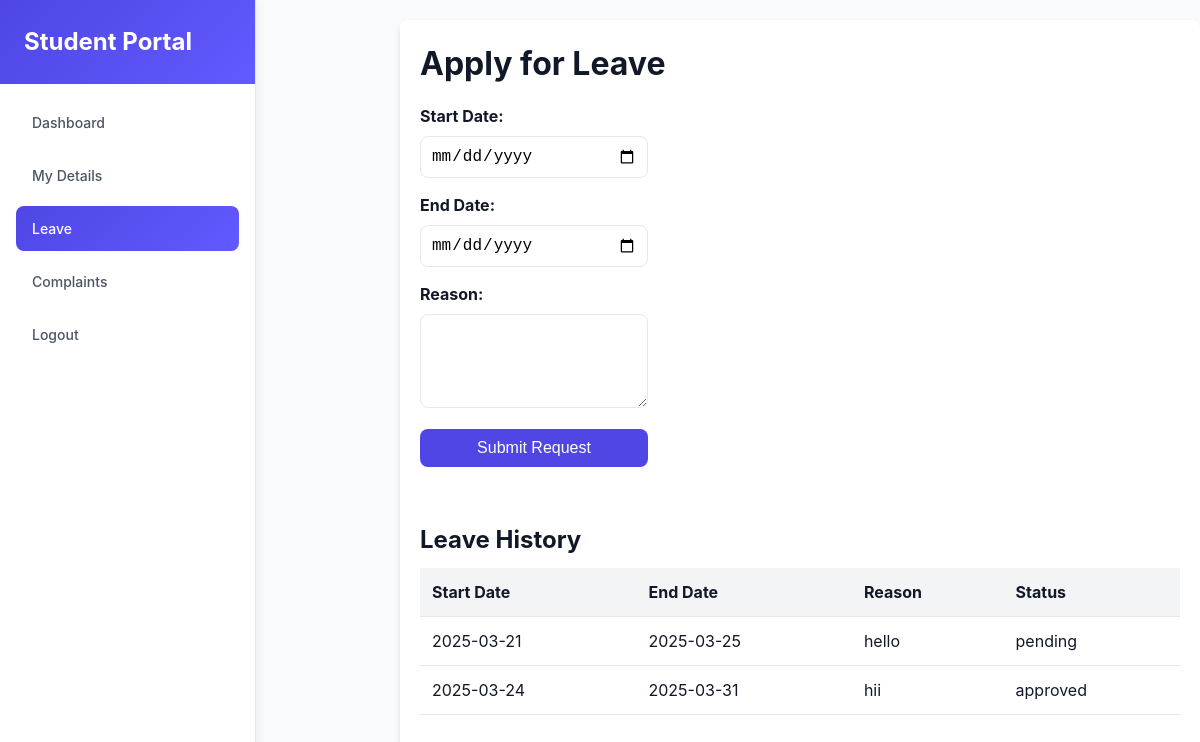
Page /s-leave.php (signed in) on the committed database.
### tables this page shows
CREATE TABLE IF NOT EXISTS `leave_requests` (
  `id` int NOT NULL AUTO_INCREMENT,
  `student_id` int NOT NULL,
  `start_date` date NOT NULL,
  `end_date` date NOT NULL,
  `reason` text NOT NULL,
  `status` enum('pending','approved','rejected') DEFAULT 'pending',
  PRIMARY KEY (`id`),
  KEY `student_id` (`student_id`)
);

### s-leave.php (the view, shortened to what this page needs)
<?php
$conn = new mysqli("localhost", "root", "", "ms");
$student_id = $_SESSION['student_id'];
?>
<!DOCTYPE html>
<html lang="en">
<head>
</head>
<body>
    <div class="app">
        <div class="sidebar">
            <div class="sidebar-header">
                <h1>Student Portal</h1>
            </div>
            <div class="sidebar-nav">
                <a class="nav-item" href="s-dashboard.php">Dashboard</a>
                <a class="nav-item" href="s-detail.php">My Details</a>
                <a class="nav-item active" href="s-leave.php">Leave</a>
                <a class="nav-item" href="s-complaints.php">Complaints</a>
                <a class="nav-item" href="s-logout.php">Logout</a>
            </div>
        </div>
        <div class="main-content">
            <div class="container">
                <h2>Apply for Leave</h2>
                <form method="POST">
                    <label>Start Date:</label>
                    <input type="date" name="start_date" required><br>
                    <label>End Date:</label>
                    <input type="date" name="end_date" required><br>
                    <label>Reason:</label>
                    <textarea name="reason" rows="4" required></textarea><br>
                    <button type="submit">Submit Request</button>
                </form>
                <h3>Leave History</h3>
                <table>
                    <tr>
                        <th>Start Date</th>
                        <th>End Date</th>
                        <th>Reason</th>
                        <th>Status</th>
                    </tr>
                    <?php
                    $query = "SELECT * FROM leave_requests WHERE student_id = ?";
                    $stmt = $conn->prepare($query);
                    $stmt->bind_param("i", $student_id);
                    $stmt->execute();
                    $result = $stmt->get_result();
                    while ($row = $result->fetch_assoc()) {
                        echo "<tr>
                            <td>{$row['start_date']}</td>
                            <td>{$row['end_date']}</td>
                            <td>{$row['reason']}</td>
                            <td>{$row['status']}</td>
                        </tr>";
                    }
                    ?>
                </table>
            </div>
        </div>
    </div>
</body>
</html>

### s-leave.php (style rules this page uses)
* { margin: 0; padding: 0; box-sizing: border-box; }
body { font-family: -apple-system, BlinkMacSystemFont, "Segoe UI", Roboto, "Helvetica Neue", Arial, sans-serif; background-color: rgb(249, 250, 251); color: rgb(17, 24, 39); line-height: 1.5; }
.app { min-height: 100vh; display: flex; }
.sidebar { width: 256px; background-color: white; border-right: 1px solid rgb(229, 231, 235); display: flex; flex-direction: column; position: fixed; top: 0; bottom: 0; box-shadow: 2px 0 10px rgba(0, 0, 0, 0.05); }
.sidebar-header { padding: 1.5rem; background: linear-gradient(135deg, rgb(79, 70, 229), rgb(98, 89, 255)); color: white; }
.sidebar-header h1 { font-size: 1.5rem; font-weight: 700; }
.sidebar-nav { flex: 1; padding: 1rem; }
.nav-item { width: 100%; display: flex; align-items: center; padding: 0.75rem 1rem; margin-bottom: 0.5rem; border-radius: 0.5rem; color: rgb(75, 85, 99); font-size: 0.875rem; font-weight: 500; text-decoration: none; transition: all 0.3s ease; }
.nav-item.active { background: linear-gradient(135deg, rgb(79, 70, 229), rgb(98, 89, 255)); color: white; }
h2 { font-size: 2rem; margin-bottom: 1rem; }
.container { width: 800px; margin-top: 20px; margin-left: 400px; padding: 20px; background: white; margin-bottom: 30px; border-radius: 8px; box-shadow: 0 4px 6px rgba(0, 0, 0, 0.1); }
label { font-weight: bold; display: block; margin-bottom: 8px; }
input[type="date"], textarea, button { width: 30%; padding: 10px; margin-bottom: 15px; border-radius: 8px; border: 1px solid #e5e7eb; font-size: 1rem; }
button { background-color: #4f46e5; color: white; border: none; cursor: pointer; transition: background-color 0.3s; }
h3 { margin-top: 40px; font-size: 1.5rem; margin-bottom: 10px; }
table { width: 100%; border-collapse: collapse; margin-bottom: 30px; }
th, td { padding: 12px; text-align: left; border-bottom: 1px solid #e5e7eb; }
th { background-color: #f3f4f6; }

### rows in the picture
leave_requests: start_date "2025-03-21", end_date "2025-03-25", reason "hello", status "pending"
leave_requests: start_date "2025-03-24", end_date "2025-03-31", reason "hii", status "approved"
